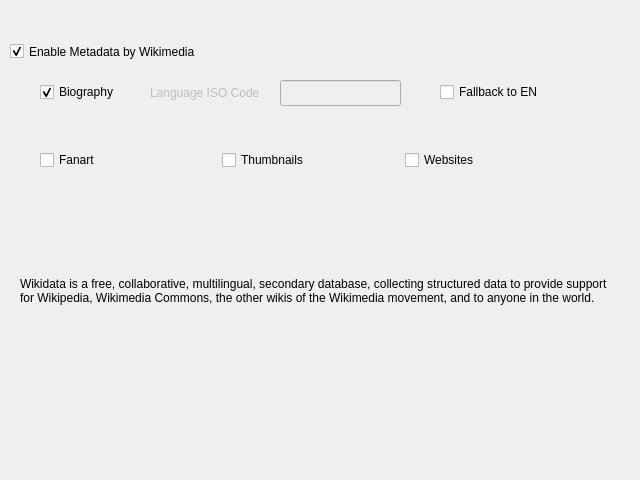
<?xml version="1.0" encoding="UTF-8"?>
<ui version="4.0">
 <class>wikimedia_ui</class>
 <widget class="QWidget" name="wikimedia_ui">
  <property name="geometry">
   <rect>
    <x>0</x>
    <y>0</y>
    <width>640</width>
    <height>480</height>
   </rect>
  </property>
  <property name="windowTitle">
   <string>Wikimedia</string>
  </property>
  <widget class="QCheckBox" name="wikimedia_checkbox">
   <property name="geometry">
    <rect>
     <x>10</x>
     <y>40</y>
     <width>361</width>
     <height>23</height>
    </rect>
   </property>
   <property name="text">
    <string>Enable Metadata by Wikimedia</string>
   </property>
   <property name="checked">
    <bool>true</bool>
   </property>
  </widget>
  <widget class="QLabel" name="wikimedia_desclabel">
   <property name="geometry">
    <rect>
     <x>20</x>
     <y>240</y>
     <width>591</width>
     <height>101</height>
    </rect>
   </property>
   <property name="text">
    <string>Wikidata is a free, collaborative, multilingual, secondary database, collecting structured data to provide support for Wikipedia, Wikimedia Commons, the other wikis of the Wikimedia movement, and to anyone in the world. </string>
   </property>
   <property name="wordWrap">
    <bool>true</bool>
   </property>
  </widget>
  <widget class="QWidget" name="horizontalLayoutWidget">
   <property name="geometry">
    <rect>
     <x>40</x>
     <y>120</y>
     <width>541</width>
     <height>80</height>
    </rect>
   </property>
   <layout class="QHBoxLayout" name="checkbox_layout">
    <item>
     <widget class="QCheckBox" name="fanart_checkbox">
      <property name="enabled">
       <bool>true</bool>
      </property>
      <property name="text">
       <string>Fanart</string>
      </property>
     </widget>
    </item>
    <item>
     <widget class="QCheckBox" name="thumbnails_checkbox">
      <property name="enabled">
       <bool>true</bool>
      </property>
      <property name="text">
       <string>Thumbnails</string>
      </property>
     </widget>
    </item>
    <item>
     <widget class="QCheckBox" name="websites_checkbox">
      <property name="text">
       <string>Websites</string>
      </property>
     </widget>
    </item>
   </layout>
  </widget>
  <widget class="QLabel" name="bio_iso_label">
   <property name="enabled">
    <bool>false</bool>
   </property>
   <property name="geometry">
    <rect>
     <x>150</x>
     <y>80</y>
     <width>121</width>
     <height>26</height>
    </rect>
   </property>
   <property name="text">
    <string>Language ISO Code</string>
   </property>
  </widget>
  <widget class="QCheckBox" name="bio_iso_en_checkbox">
   <property name="enabled">
    <bool>true</bool>
   </property>
   <property name="geometry">
    <rect>
     <x>440</x>
     <y>80</y>
     <width>111</width>
     <height>24</height>
    </rect>
   </property>
   <property name="text">
    <string>Fallback to EN</string>
   </property>
   <property name="checked">
    <bool>false</bool>
   </property>
  </widget>
  <widget class="QCheckBox" name="bio_checkbox">
   <property name="enabled">
    <bool>true</bool>
   </property>
   <property name="geometry">
    <rect>
     <x>40</x>
     <y>80</y>
     <width>88</width>
     <height>24</height>
    </rect>
   </property>
   <property name="text">
    <string>Biography</string>
   </property>
   <property name="checked">
    <bool>true</bool>
   </property>
  </widget>
  <widget class="QLineEdit" name="bio_iso_lineedit">
   <property name="enabled">
    <bool>false</bool>
   </property>
   <property name="geometry">
    <rect>
     <x>280</x>
     <y>80</y>
     <width>121</width>
     <height>26</height>
    </rect>
   </property>
  </widget>
 </widget>
 <resources/>
 <connections>
  <connection>
   <sender>wikimedia_checkbox</sender>
   <signal>toggled(bool)</signal>
   <receiver>fanart_checkbox</receiver>
   <slot>setEnabled(bool)</slot>
   <hints>
    <hint type="sourcelabel">
     <x>190</x>
     <y>51</y>
    </hint>
    <hint type="destinationlabel">
     <x>72</x>
     <y>231</y>
    </hint>
   </hints>
  </connection>
  <connection>
   <sender>wikimedia_checkbox</sender>
   <signal>toggled(bool)</signal>
   <receiver>thumbnails_checkbox</receiver>
   <slot>setEnabled(bool)</slot>
   <hints>
    <hint type="sourcelabel">
     <x>190</x>
     <y>51</y>
    </hint>
    <hint type="destinationlabel">
     <x>85</x>
     <y>291</y>
    </hint>
   </hints>
  </connection>
  <connection>
   <sender>wikimedia_checkbox</sender>
   <signal>toggled(bool)</signal>
   <receiver>websites_checkbox</receiver>
   <slot>setEnabled(bool)</slot>
   <hints>
    <hint type="sourcelabel">
     <x>190</x>
     <y>51</y>
    </hint>
    <hint type="destinationlabel">
     <x>491</x>
     <y>159</y>
    </hint>
   </hints>
  </connection>
  <connection>
   <sender>bio_checkbox</sender>
   <signal>toggled(bool)</signal>
   <receiver>bio_iso_en_checkbox</receiver>
   <slot>setEnabled(bool)</slot>
   <hints>
    <hint type="sourcelabel">
     <x>83</x>
     <y>91</y>
    </hint>
    <hint type="destinationlabel">
     <x>495</x>
     <y>91</y>
    </hint>
   </hints>
  </connection>
  <connection>
   <sender>bio_checkbox</sender>
   <signal>toggled(bool)</signal>
   <receiver>bio_iso_lineedit</receiver>
   <slot>setEnabled(bool)</slot>
   <hints>
    <hint type="sourcelabel">
     <x>83</x>
     <y>91</y>
    </hint>
    <hint type="destinationlabel">
     <x>340</x>
     <y>92</y>
    </hint>
   </hints>
  </connection>
 </connections>
</ui>
